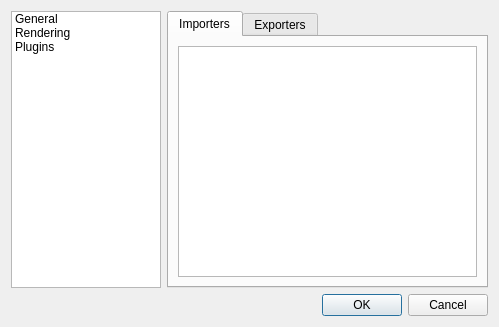
<?xml version="1.0" encoding="UTF-8"?>
<ui version="4.0">
 <class>SettingsDialog</class>
 <widget class="QDialog" name="SettingsDialog">
  <property name="geometry">
   <rect>
    <x>0</x>
    <y>0</y>
    <width>499</width>
    <height>327</height>
   </rect>
  </property>
  <property name="windowTitle">
   <string>Dialog</string>
  </property>
  <layout class="QVBoxLayout" name="verticalLayout">
   <item>
    <layout class="QHBoxLayout" name="horizontalLayout">
     <item>
      <widget class="QListWidget" name="listWidget">
       <property name="enabled">
        <bool>true</bool>
       </property>
       <property name="sizePolicy">
        <sizepolicy hsizetype="Minimum" vsizetype="Expanding">
         <horstretch>0</horstretch>
         <verstretch>0</verstretch>
        </sizepolicy>
       </property>
       <property name="maximumSize">
        <size>
         <width>150</width>
         <height>16777215</height>
        </size>
       </property>
       <property name="selectionBehavior">
        <enum>QAbstractItemView::SelectRows</enum>
       </property>
       <property name="iconSize">
        <size>
         <width>24</width>
         <height>24</height>
        </size>
       </property>
       <item>
        <property name="text">
         <string>General</string>
        </property>
        <property name="icon">
         <iconset resource="../../resources/ivygen.qrc">
          <normaloff>:/resources/images/preferences-system.png</normaloff>:/resources/images/preferences-system.png</iconset>
        </property>
        <property name="flags">
         <set>ItemIsSelectable|ItemIsEnabled</set>
        </property>
       </item>
       <item>
        <property name="text">
         <string>Rendering</string>
        </property>
        <property name="icon">
         <iconset resource="../../resources/ivygen.qrc">
          <normaloff>:/resources/images/preferences-rendering.png</normaloff>:/resources/images/preferences-rendering.png</iconset>
        </property>
       </item>
       <item>
        <property name="text">
         <string>Plugins</string>
        </property>
        <property name="icon">
         <iconset resource="../../resources/ivygen.qrc">
          <normaloff>:/resources/images/preferences-plugin.png</normaloff>:/resources/images/preferences-plugin.png</iconset>
        </property>
       </item>
      </widget>
     </item>
     <item>
      <widget class="QStackedWidget" name="stackedWidget">
       <property name="sizePolicy">
        <sizepolicy hsizetype="Expanding" vsizetype="Preferred">
         <horstretch>0</horstretch>
         <verstretch>0</verstretch>
        </sizepolicy>
       </property>
       <property name="currentIndex">
        <number>2</number>
       </property>
       <widget class="QWidget" name="page">
        <layout class="QVBoxLayout" name="verticalLayout_2">
         <item>
          <widget class="QLabel" name="label">
           <property name="text">
            <string>TODO</string>
           </property>
          </widget>
         </item>
        </layout>
       </widget>
       <widget class="QWidget" name="page_2">
        <layout class="QFormLayout" name="formLayout">
         <property name="leftMargin">
          <number>0</number>
         </property>
         <property name="topMargin">
          <number>0</number>
         </property>
         <property name="rightMargin">
          <number>0</number>
         </property>
         <property name="bottomMargin">
          <number>0</number>
         </property>
         <item row="0" column="0">
          <widget class="QLabel" name="label_2">
           <property name="text">
            <string>Clear Color</string>
           </property>
          </widget>
         </item>
         <item row="1" column="0">
          <widget class="QLabel" name="label_3">
           <property name="text">
            <string>Grid Color</string>
           </property>
          </widget>
         </item>
         <item row="0" column="1">
          <widget class="ColorPickerWidget" name="clearColorPicker" native="true"/>
         </item>
         <item row="1" column="1">
          <widget class="ColorPickerWidget" name="gridColorPicker" native="true"/>
         </item>
        </layout>
       </widget>
       <widget class="QWidget" name="page_3">
        <layout class="QGridLayout" name="gridLayout">
         <property name="leftMargin">
          <number>0</number>
         </property>
         <property name="topMargin">
          <number>0</number>
         </property>
         <property name="rightMargin">
          <number>0</number>
         </property>
         <property name="bottomMargin">
          <number>0</number>
         </property>
         <item row="0" column="0">
          <widget class="QTabWidget" name="tabWidget">
           <property name="currentIndex">
            <number>0</number>
           </property>
           <widget class="QWidget" name="tab">
            <attribute name="title">
             <string>Importers</string>
            </attribute>
            <layout class="QVBoxLayout" name="verticalLayout_3">
             <item>
              <widget class="QListView" name="listView"/>
             </item>
            </layout>
           </widget>
           <widget class="QWidget" name="tab_2">
            <attribute name="title">
             <string>Exporters</string>
            </attribute>
           </widget>
          </widget>
         </item>
        </layout>
       </widget>
      </widget>
     </item>
    </layout>
   </item>
   <item>
    <widget class="QDialogButtonBox" name="buttonBox">
     <property name="orientation">
      <enum>Qt::Horizontal</enum>
     </property>
     <property name="standardButtons">
      <set>QDialogButtonBox::Cancel|QDialogButtonBox::Ok</set>
     </property>
    </widget>
   </item>
  </layout>
 </widget>
 <customwidgets>
  <customwidget>
   <class>ColorPickerWidget</class>
   <extends>QWidget</extends>
   <header location="global">gui/colorpickerwidget.h</header>
   <container>1</container>
  </customwidget>
 </customwidgets>
 <resources>
  <include location="../../resources/ivygen.qrc"/>
 </resources>
 <connections>
  <connection>
   <sender>buttonBox</sender>
   <signal>accepted()</signal>
   <receiver>SettingsDialog</receiver>
   <slot>accept()</slot>
   <hints>
    <hint type="sourcelabel">
     <x>248</x>
     <y>254</y>
    </hint>
    <hint type="destinationlabel">
     <x>157</x>
     <y>274</y>
    </hint>
   </hints>
  </connection>
  <connection>
   <sender>buttonBox</sender>
   <signal>rejected()</signal>
   <receiver>SettingsDialog</receiver>
   <slot>reject()</slot>
   <hints>
    <hint type="sourcelabel">
     <x>316</x>
     <y>260</y>
    </hint>
    <hint type="destinationlabel">
     <x>286</x>
     <y>274</y>
    </hint>
   </hints>
  </connection>
  <connection>
   <sender>listWidget</sender>
   <signal>currentRowChanged(int)</signal>
   <receiver>stackedWidget</receiver>
   <slot>setCurrentIndex(int)</slot>
   <hints>
    <hint type="sourcelabel">
     <x>59</x>
     <y>135</y>
    </hint>
    <hint type="destinationlabel">
     <x>252</x>
     <y>135</y>
    </hint>
   </hints>
  </connection>
 </connections>
</ui>
